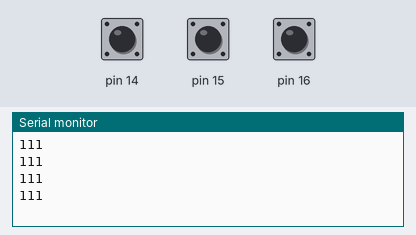
Bench run of a sketch on a simulated Arduino Uno, built with avr-gcc and run on an emulated ATmega328P. Parts: the last lines printed to the serial monitor. Inputs (shaded band) come from the test bench; at power-on: pin 14 HIGH, pin 15 HIGH, pin 16 HIGH.

Above: at 1.8 s.
1.9 s: pin 14 pulled LOW for 0.6 s
At 2.4 s:
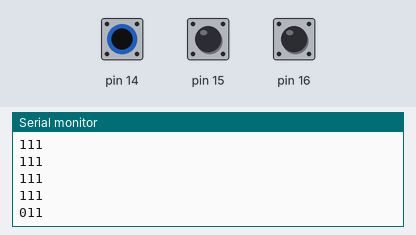
4.0 s: pin 15 pulled LOW for 0.6 s
At 4.4 s:
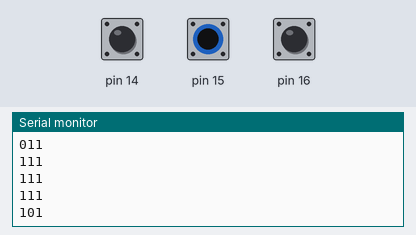
6.1 s: pin 16 pulled LOW for 0.6 s
At 6.9 s:
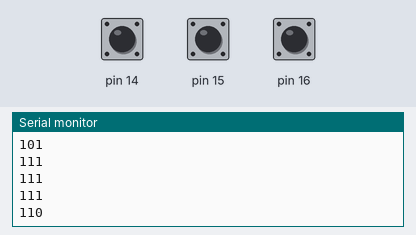
Timing chart, 0 to 9.1 s (numbered marks = the images above; inputs shaded):
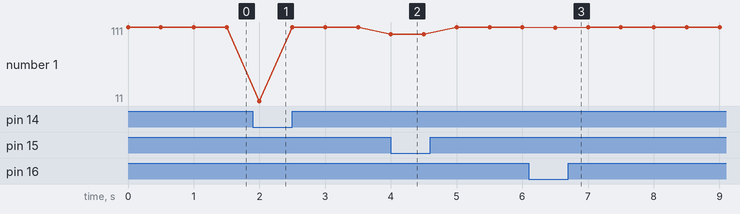

The sketch:

tugas.ino
```cpp
void setup() {
  // put your setup code here, to run once:
  Serial.begin(57600);
  pinMode(14, INPUT_PULLUP);
  pinMode(15, INPUT_PULLUP);
  pinMode(16, INPUT_PULLUP);
}

void loop() {
  // put your main code here, to run repeatedly:
  int pinA0 = digitalRead(14);
  int pinA1 = digitalRead(15);
  int pinA2 = digitalRead(16);

  if(pinA0 == LOW){
    Serial.print("0");
    }else{
      Serial.print("1");
      }

   if(pinA1 == LOW){
    Serial.print("0");
    }else{
      Serial.print("1");
      }

   if(pinA2 == LOW){
    Serial.println("0");
    }else{
      Serial.println("1");
      }

    delay(500);
}
```

Measured:
- after the input at 1.9 s, the serial monitor: prints a new line after 0.10 s (image 1)
- after the input at 4.0 s, the serial monitor: prints a new line at once (image 2)
- after the input at 6.1 s, the serial monitor: prints a new line after 0.40 s (image 3)
